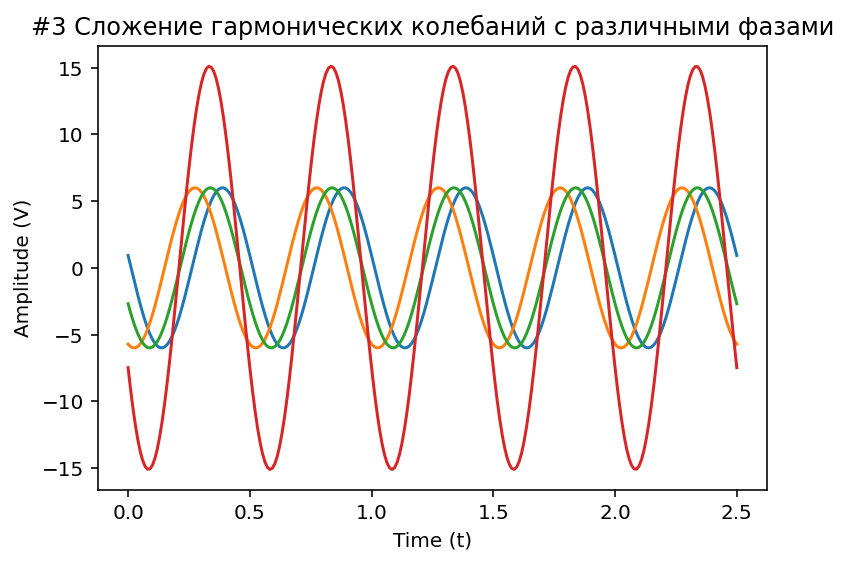

Here is the Python script that generated this plot:
import numpy as np
import matplotlib.pyplot as plt


#3 Сложение гармонических колебаний c различ фазами
t = np.linspace(0, 2.5, 250)
A1 = 6
A2 = 6
A3 = 6
f = 2
ph1 = -30
ph2 = -60
ph3 = 90

x1 = A1 * np.cos(2*np.pi*f*t + ph1)
x2 = A2 * np.cos(2*np.pi*f*t + ph2)
x3 = A3 * np.cos(2*np.pi*f*t + ph3)
x = x1 + x2 + x3
plt.plot(t, x1)
plt.plot(t, x2)
plt.plot(t, x3)
plt.plot(t, x)
plt.title('#3 Сложение гармонических колебаний c различными фазами')

plt.xlabel('Time (t)')
plt.ylabel('Amplitude (V)')
